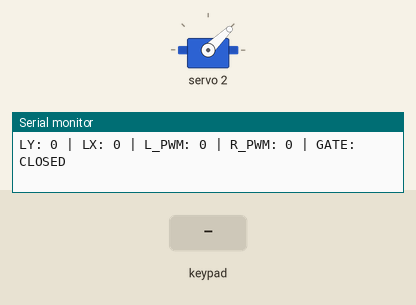
This sketch was run on a simulated Arduino Uno, built with avr-gcc and run on an emulated ATmega328P. On the bench: servo, the last lines printed to the serial monitor. Inputs (shaded band) come from the test bench.

Above: at 1.3 s.
1.4 s: key 'O' pressed
At 1.7 s:
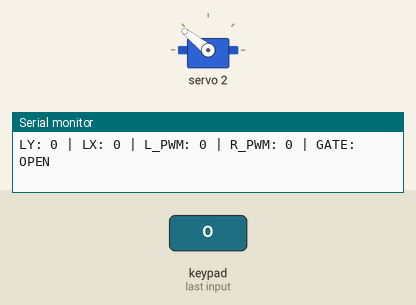
2.9 s: key 'X' pressed
At 4.1 s:
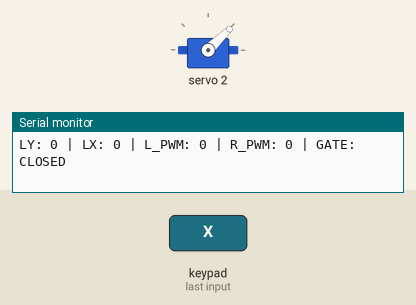
Timing chart, 0 to 5.9 s (numbered marks = the images above; inputs shaded):
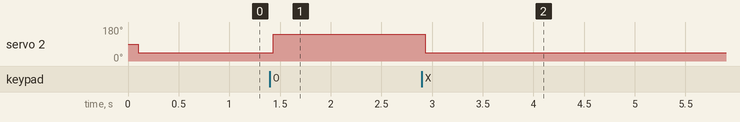

The sketch:

flamemigo.ino
```cpp
#include <Wire.h>
#include <Adafruit_PWMServoDriver.h>
#include <PS2X_lib.h>

// PCA9685
Adafruit_PWMServoDriver pwm = Adafruit_PWMServoDriver();

// PS2 pin
#define PS2_DAT 12
#define PS2_CMD 13
#define PS2_SEL 15
#define PS2_CLK 14

// PS2 Controller
PS2X ps2x;

// Động cơ di chuyển
#define LEFT_FORWARD 8
#define LEFT_BACKWARD 9
#define RIGHT_FORWARD 10
#define RIGHT_BACKWARD 11

// Động cơ nâng/thả (motor 180 RPM)
#define LIFT_UP_1 12
#define LIFT_DOWN_1 13
#define LIFT_UP_2 14
#define LIFT_DOWN_2 15

// Servo cánh chắn vật
#define SERVO_GATE 2  // kênh PWM số 2

// Trạng thái cửa
bool isGateOpen = false;

// Chuyển góc servo thành giá trị PWM (0–4095)
int angleToPulse(int angle) {
  return map(angle, 0, 180, 120, 500); // chỉnh tùy theo loại servo
}

void setup() {
  Serial.begin(115200);

  // Kết nối PS2
  int error = -1;
  for (int i = 0; i < 10; i++) {
    delay(100);
    error = ps2x.config_gamepad(PS2_CLK, PS2_CMD, PS2_SEL, PS2_DAT, true, true);
    if (!error) break;
    Serial.print(".");
  }

  if (error) {
    Serial.println("❌ Không kết nối được tay cầm PS2!");
    while (true);
  }

  Serial.println("\n✅ Tay cầm PS2 đã kết nối!");

  // Khởi tạo PCA9685
  pwm.begin();
  pwm.setOscillatorFrequency(27000000);
  pwm.setPWMFreq(50);
  Wire.setClock(400000);

  // Đặt vị trí servo cửa mặc định là đóng (góc 0°)
  pwm.writeMicroseconds(SERVO_GATE, 1000);
  isGateOpen = false;

  // Dừng tất cả động cơ
  stopAll();
}

void stopAll() {
  pwm.setPWM(LEFT_FORWARD, 0, 0);
  pwm.setPWM(LEFT_BACKWARD, 0, 0);
  pwm.setPWM(RIGHT_FORWARD, 0, 0);
  pwm.setPWM(RIGHT_BACKWARD, 0, 0);
  pwm.setPWM(LIFT_UP_1, 0, 0);
  pwm.setPWM(LIFT_DOWN_1, 0, 0);
  pwm.setPWM(LIFT_UP_2, 0, 0);
  pwm.setPWM(LIFT_DOWN_2, 0, 0);
}

void loop() {
  ps2x.read_gamepad();

  int deadzone = 10;

  // Đọc joystick trái (PSS_LX: ngang, PSS_LY: dọc)
  int rawX = ps2x.Analog(PSS_RX);
  int rawY = ps2x.Analog(PSS_LY);

  int x = 128 - rawX;
  int y = 128 - rawY;

  if (abs(x) < deadzone) x = 0;
  if (abs(y) < deadzone) y = 0;

  // Tính tốc độ từng bánh
  int leftSpeed = y + x;
  int rightSpeed = y - x;

  leftSpeed = constrain(leftSpeed, -128, 128);
  rightSpeed = constrain(rightSpeed, -128, 128);

  int pwmLeft = map(abs(leftSpeed), 0, 128, 0, 2730);
  int pwmRight = map(abs(rightSpeed), 0, 128, 0, 2730);

  // Điều khiển bánh trái
  if (leftSpeed > 10) {
    pwm.setPWM(LEFT_FORWARD, 0, pwmLeft);
    pwm.setPWM(LEFT_BACKWARD, 0, 0);
  } else if (leftSpeed < -10) {
    pwm.setPWM(LEFT_FORWARD, 0, 0);
    pwm.setPWM(LEFT_BACKWARD, 0, pwmLeft);
  } else {
    pwm.setPWM(LEFT_FORWARD, 0, 0);
    pwm.setPWM(LEFT_BACKWARD, 0, 0);
  }

  // Điều khiển bánh phải
  if (rightSpeed > 10) {
    pwm.setPWM(RIGHT_FORWARD, 0, pwmRight);
    pwm.setPWM(RIGHT_BACKWARD, 0, 0);
  } else if (rightSpeed < -10) {
    pwm.setPWM(RIGHT_FORWARD, 0, 0);
    pwm.setPWM(RIGHT_BACKWARD, 0, pwmRight);
  } else {
    pwm.setPWM(RIGHT_FORWARD, 0, 0);
    pwm.setPWM(RIGHT_BACKWARD, 0, 0);
  }

  // Điều khiển cơ cấu nâng/thả
  if (ps2x.Button(PSB_R2)) {
    pwm.setPWM(LIFT_UP_1, 0, 2730);
    pwm.setPWM(LIFT_DOWN_1, 0, 0);
    pwm.setPWM(LIFT_UP_2, 0, 0);
    pwm.setPWM(LIFT_DOWN_2, 0, 2730);
  } else if (ps2x.Button(PSB_R1)) {
    pwm.setPWM(LIFT_UP_1, 0, 0);
    pwm.setPWM(LIFT_DOWN_1, 0, 2730);
    pwm.setPWM(LIFT_UP_2, 0, 2730);
    pwm.setPWM(LIFT_DOWN_2, 0, 0);
  } else {
    pwm.setPWM(LIFT_UP_1, 0, 0);
    pwm.setPWM(LIFT_DOWN_1, 0, 0);
    pwm.setPWM(LIFT_UP_2, 0, 0);
    pwm.setPWM(LIFT_DOWN_2, 0, 0);
  }

  // === Servo cánh chắn vật ===
  if (ps2x.ButtonPressed(PSB_CIRCLE) && !isGateOpen) {
    pwm.writeMicroseconds(SERVO_GATE, 2000);  // Mở cửa
    isGateOpen = true;
  } else if (ps2x.ButtonPressed(PSB_CROSS) && isGateOpen) {
    pwm.writeMicroseconds(SERVO_GATE, 1000);  // Đóng cửa
    isGateOpen = false;
  }

  // Debug
  Serial.print("LY: "); Serial.print(y);
  Serial.print(" | LX: "); Serial.print(x);
  Serial.print(" | L_PWM: "); Serial.print(pwmLeft);
  Serial.print(" | R_PWM: "); Serial.print(pwmRight);
  Serial.print(" | GATE: "); Serial.println(isGateOpen ? "OPEN" : "CLOSED");

  delay(30);
}
```

Measured:
- after the input at 1.4 s, servo 2: 44° → 141° at once
- after the input at 2.9 s, servo 2: 141° → 44° at once
